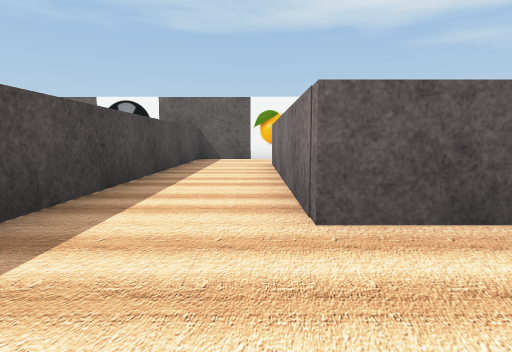
View 1 (above)

17 first-person views from a walk through a scene from a Unity 3-D project. The camera is 0.59 m above the floor, tilts 6° down and sees 75° across. The floor is counted in squares, 1 m on a side. Each view is taken from the middle of a square. On the plan, view 1 faces up. The plan holds only what a view shows up to about 9 squares ahead; the rest is blank. The place goes on beyond the plan. The player character is not drawn. Some surface patterns are stand-ins.

View 2
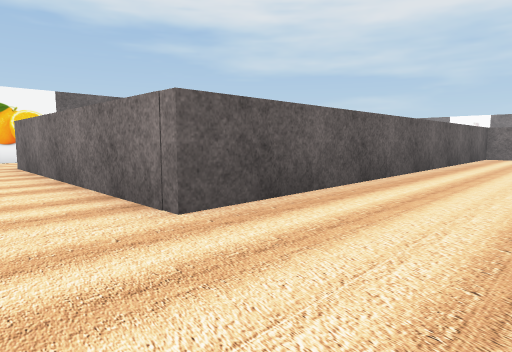

View 3
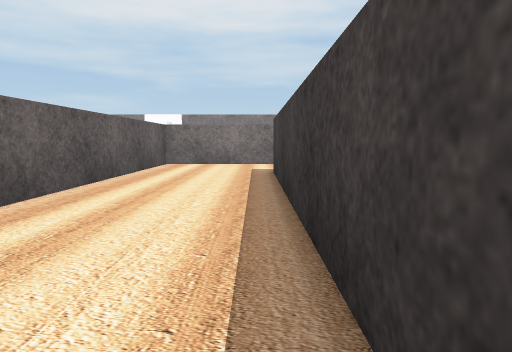

View 4
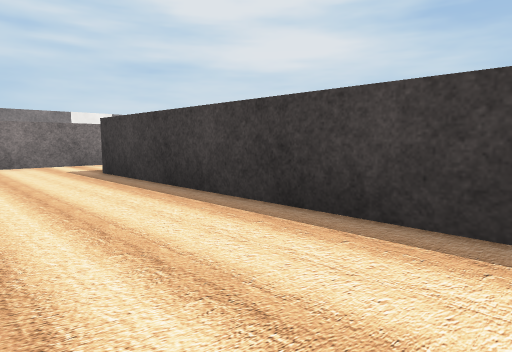

View 5
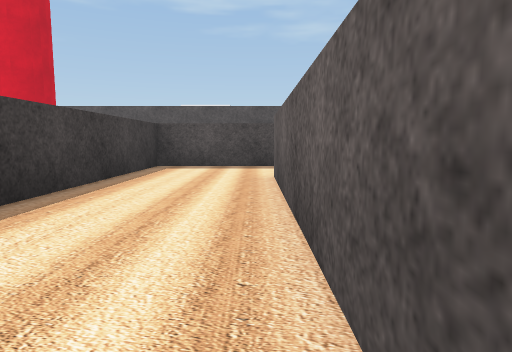

View 6
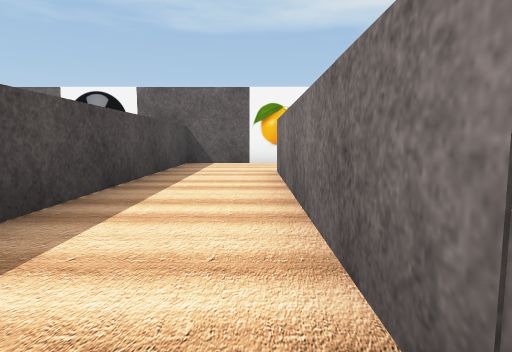

View 7
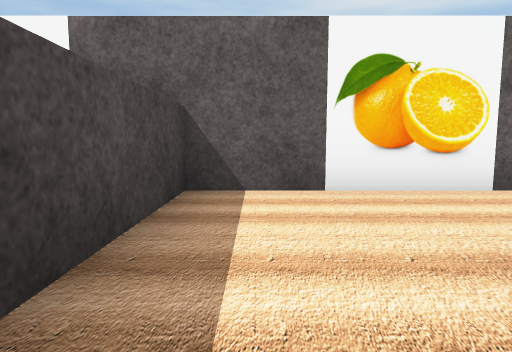

View 8
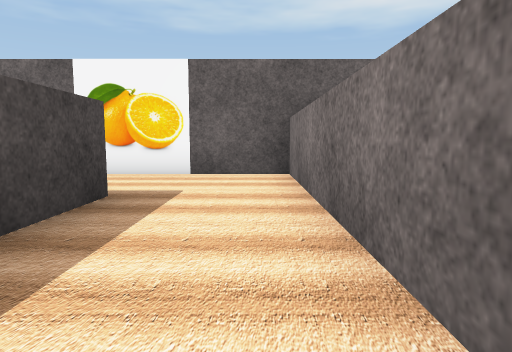

View 9
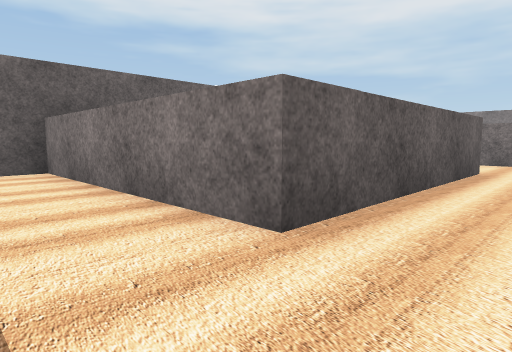

View 10
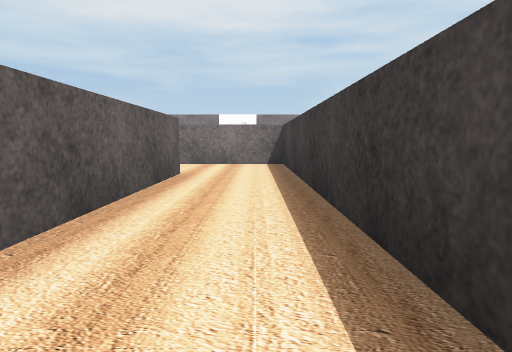

View 11
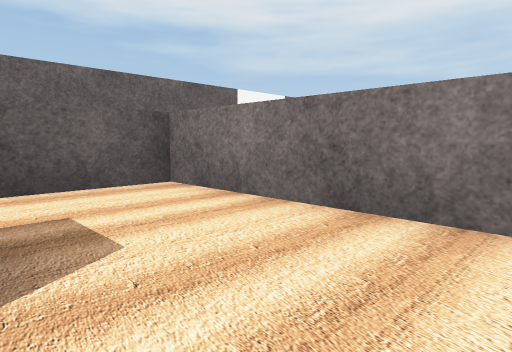

View 12
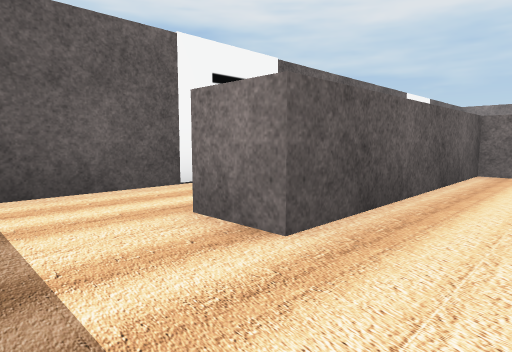

View 13
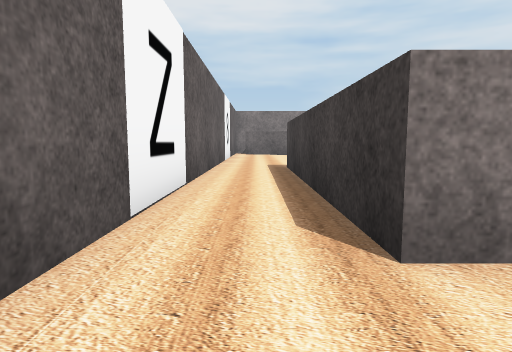

View 14
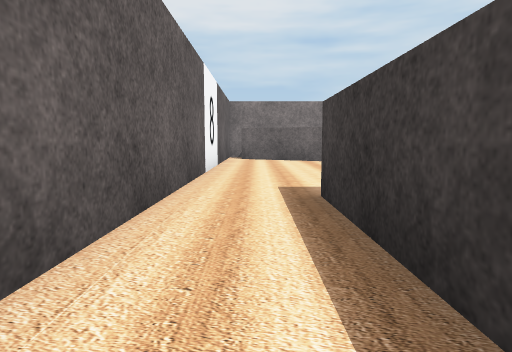

View 15
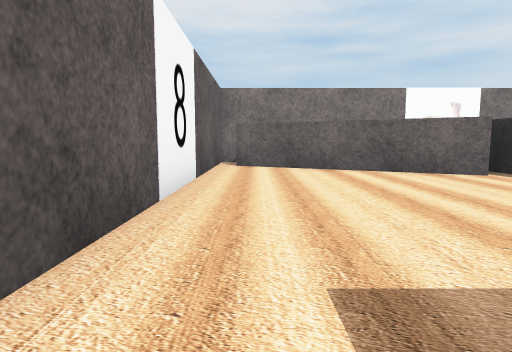

View 16
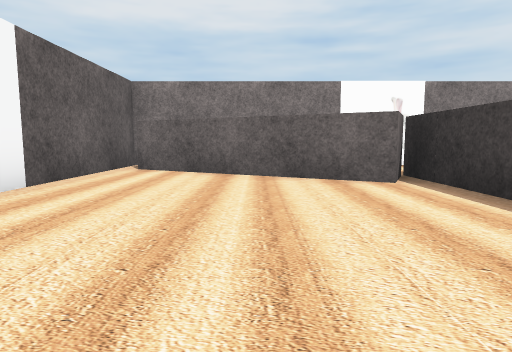

View 17
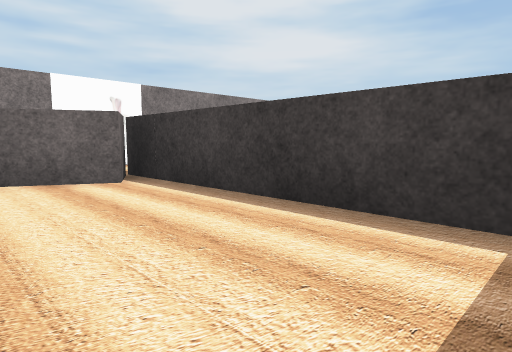

### Floor plan
Ten units are one square. View 1 is at (0, 0); x grows to the right and y downward. Boxes are objects, and circles mark ways between rooms. Rooms are numbered by the first view taken in them; rooms with no view inside come last. Other rooms are left out.
<svg viewBox="-23 -130 233 147">
<path fill="none" stroke="#000" d="M115 12 115 -23 4 -23 4 -86M-4 -109 -18 -109 -18 3 94 3M38 -33 115 -33 115 -54M91 -54 36 -54 36 -109 18 -109M14 -86 14 -70M115 -54 115 -83 66 -83M152 -109 95 -109M132 -54 188 -54M177 -60 200 -105M75 -109 55 -109M205 -109 174 -109M66 -83 66 -93 126 -93"/>
<rect x="-5" y="-115" width="10" height="10" fill="#bbb"><title>other object</title></rect>
<rect x="155" y="-125" width="20" height="20" fill="#bbb"><title>other object</title></rect>
<circle cx="10" cy="-95" r="3" fill="#2a7"/>
<circle cx="105" cy="-60" r="3" fill="#2a7"/>
<circle cx="55" cy="-90" r="3" fill="#2a7"/>
<text x="30" y="-20">1</text>
<text x="50" y="-50">2</text>
<text x="80" y="-70">3</text>
<text x="140" y="-90">4</text>
</svg>
Room 1 opens to room 2. Room 2 opens to room 3. Room 3 opens to room 4.

Where each view was taken, in squares from view 1:
view 1: 0 up, 0 right, facing up
view 2: 0 up, 1 left, facing up-right
view 3: 0 up, 3 right, facing right
view 4: 2 up, 3 right, facing down-right
view 5: 2 up, 6 right, facing left
view 6: 2 up, 0 right, facing up
view 7: 7 up, 1 left, facing up
view 8: 5 up, 3 right, facing up
view 9: 4 up, 2 right, facing up-right
view 10: 4 up, 3 right, facing right
view 11: 4 up, 9 right, facing up-right
view 12: 7 up, 5 right, facing up-right
view 13: 10 up, 5 right, facing right
view 14: 10 up, 9 right, facing right
view 15: 10 up, 12 right, facing right
view 16: 8 up, 13 right, facing right
view 17: 8 up, 13 right, facing down-right
